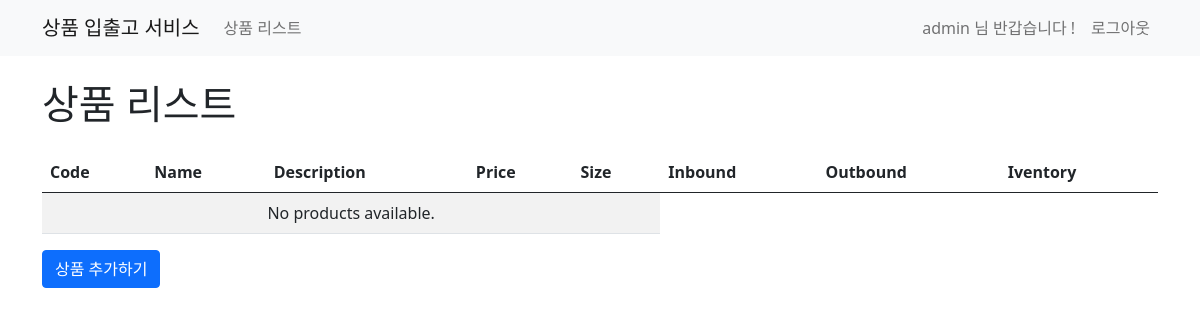
The page /product-list/ (signed in) on the database as committed earlier.
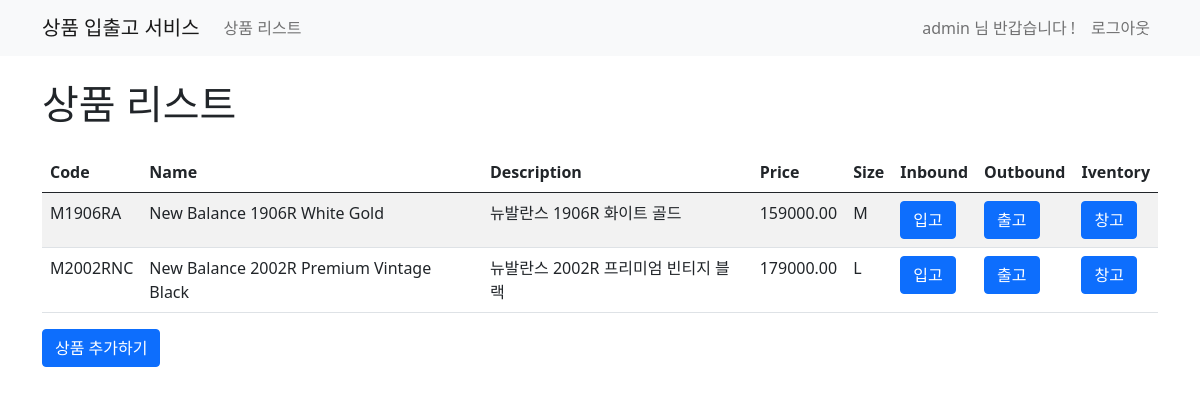
The same page on the database as committed later.
### product/models.py (models this page shows, shortened)
class Product(models.Model):
    code = models.CharField(max_length=20, unique=True)
    name = models.CharField(max_length=200)
    description = models.TextField()
    price = models.DecimalField(max_digits=10, decimal_places=2)
    sizes = (
        ('S', 'Small'),
        ('M', 'Medium'),
        ('L', 'Large'),
        ('F', 'Free'),
    )
    size = models.CharField(choices=sizes, max_length=1)
    stock_quantity = models.IntegerField(default=0)

### product/views.py (the view)
# urls.py: path('product-list/', views.product_list, name='product-list'),
@login_required
def product_list(request):
    if request.method == 'GET':
        user = request.user.is_authenticated
        if user:
            all_product = Product.objects.all().order_by('code')
            return render(request, 'product/product_list.html', {'product': all_product})
        else:
            return redirect('/sign-in')

### templates/product/product_list.html (shortened to what this page needs)
{% extends "base.html" %}
{% block content %}
    <div class="container">
        <h1 class="my-4">상품 리스트</h1>
        <table class="table table-striped table-hover">
            <thead>
            <tr>
                <th scope="col">Code</th>
                <th scope="col">Name</th>
                <th scope="col">Description</th>
                <th scope="col">Price</th>
                <th scope="col">Size</th>
                <th scope="col">Inbound</th>
                <th scope="col">Outbound</th>
                <th scope="col">Iventory</th>
            </tr>
            </thead>
            <tbody>
            {% for product in product %}
                <tr>
                    <td>{{ product.code }}</td>
                    <td>{{ product.name }}</td>
                    <td>{{ product.description }}</td>
                    <td>{{ product.price }}</td>
                    <td>{{ product.size }}</td>
                    <td><a type="button" class="btn btn-primary" href="/inbound-create/{{ product.id }}">입고</a></td>
                    <td><a type="button" class="btn btn-primary" href="/outbound-create/{{ product.id }}">출고</a></td>
                    <td><a type="button" class="btn btn-primary" href="/inventory/{{ product.id }}">창고</a></td>
                </tr>
            {% empty %}
                <tr>
                    <td colspan="5" class="text-center">No products available.</td>
                </tr>
            {% endfor %}
            </tbody>
        </table>
        <a type="button" class="btn btn-primary" href="/product-create/">상품 추가하기</a>
    </div>
{% endblock %}

### templates/base.html (shortened to what this page needs)
<!DOCTYPE html>
<html lang="en">
<head>
    <link href="https://cdn.jsdelivr.net/npm/bootstrap@5.0.0-beta3/dist/css/bootstrap.min.css" rel="stylesheet"
>
</head>
<body>
<nav class="navbar navbar-expand-lg navbar-light bg-light">
    <div class="container">
        <a class="navbar-brand" href="/product-list">상품 입출고 서비스</a>
        <div class="collapse navbar-collapse" id="navbarSupportedContent">
            <ul class="navbar-nav mr-auto">
                <li class="nav-item active">
                    <a class="nav-link" href="/product-list"> 상품 리스트 </a>
                </li>
            </ul>
        </div>
        <form class="form-inline my-2 my-lg-0">
            {% if not user.is_authenticated %}
            <ul class="navbar-nav mr-auto">
                <li class="nav-item active">
                    <a class="nav-link" href="/sign-in"> Sign In <span class="sr-only"></span></a>
                </li>
                <li class="nav-item active">
                    <a class="nav-link" href="/sign-up"> Sign Up <span class="sr-only"></span></a>
                </li>
            </ul>
            {% else %}
                <ul class="navbar-nav mr-auto">
                    <li class="nav-item disabled">
                        <span class="nav-link">
                            {{ user.username }} 님 반갑습니다 !
                        </span>
                    </li>
                    <li class="nav-item active">
                        <a class="nav-link" href="/logout"> 로그아웃 </a>
                    </li>
                </ul>
            {% endif %}
        </form>
    </div>
</nav>
{% block content %}
{% endblock %}
</body>
</html>

Rows that differ between the two databases and show on the page:
added Product: code "M1906RA", name "New Balance 1906R White Gold", description "뉴발란스 1906R 화이트 골드", price "159000.00", size "M"
added Product: code "M2002RNC", name "New Balance 2002R Premium Vintage Black", description "뉴발란스 2002R 프리미엄 빈티지 블랙", price "179000.00", size "L"
Other text that changed with them:
text no longer shown: "No products available."
